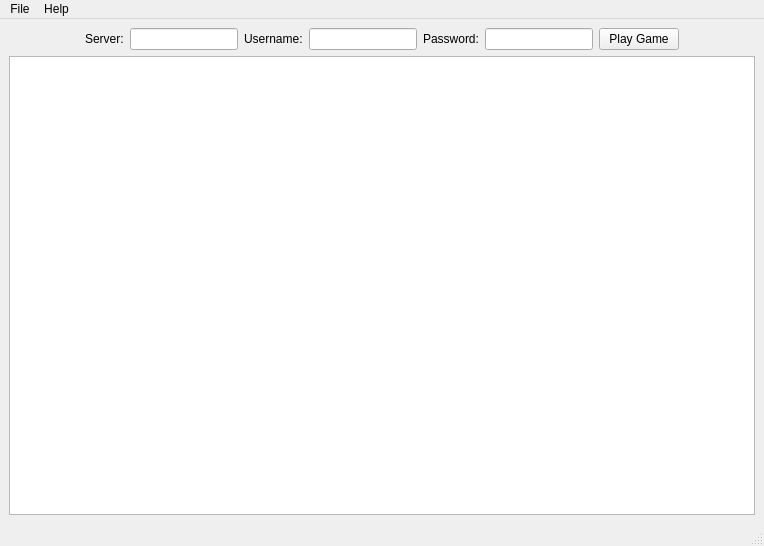
<?xml version="1.0" encoding="UTF-8"?>
<ui version="4.0">
 <class>MainWindow</class>
 <widget class="QMainWindow" name="MainWindow">
  <property name="geometry">
   <rect>
    <x>0</x>
    <y>0</y>
    <width>764</width>
    <height>546</height>
   </rect>
  </property>
  <property name="windowTitle">
   <string>MainWindow</string>
  </property>
  <widget class="QWidget" name="centralwidget">
   <layout class="QVBoxLayout" name="verticalLayout">
    <item>
     <layout class="QHBoxLayout" name="horizontalLayout">
      <item>
       <spacer name="horizontalSpacer">
        <property name="orientation">
         <enum>Qt::Horizontal</enum>
        </property>
        <property name="sizeHint" stdset="0">
         <size>
          <width>40</width>
          <height>20</height>
         </size>
        </property>
       </spacer>
      </item>
      <item>
       <widget class="QLabel" name="label_3">
        <property name="text">
         <string>Server:</string>
        </property>
       </widget>
      </item>
      <item>
       <widget class="QLineEdit" name="serverLineEdit"/>
      </item>
      <item>
       <widget class="QLabel" name="label">
        <property name="text">
         <string>Username:</string>
        </property>
       </widget>
      </item>
      <item>
       <widget class="QLineEdit" name="usernameLineEdit"/>
      </item>
      <item>
       <widget class="QLabel" name="label_2">
        <property name="text">
         <string>Password:</string>
        </property>
       </widget>
      </item>
      <item>
       <widget class="QLineEdit" name="passwordLineEdit">
        <property name="echoMode">
         <enum>QLineEdit::Password</enum>
        </property>
       </widget>
      </item>
      <item>
       <widget class="QPushButton" name="playGamePushButton">
        <property name="text">
         <string>Play Game</string>
        </property>
       </widget>
      </item>
      <item>
       <spacer name="horizontalSpacer_2">
        <property name="orientation">
         <enum>Qt::Horizontal</enum>
        </property>
        <property name="sizeHint" stdset="0">
         <size>
          <width>40</width>
          <height>20</height>
         </size>
        </property>
       </spacer>
      </item>
     </layout>
    </item>
    <item>
     <widget class="QTextEdit" name="gameDebugTextEdit"/>
    </item>
   </layout>
  </widget>
  <widget class="QMenuBar" name="menubar">
   <property name="geometry">
    <rect>
     <x>0</x>
     <y>0</y>
     <width>764</width>
     <height>23</height>
    </rect>
   </property>
   <widget class="QMenu" name="menuFile">
    <property name="title">
     <string>File</string>
    </property>
    <addaction name="actionOpen"/>
    <addaction name="separator"/>
    <addaction name="actionQuit"/>
   </widget>
   <widget class="QMenu" name="menuHelp">
    <property name="title">
     <string>Help</string>
    </property>
    <addaction name="actionComing_Soon"/>
   </widget>
   <addaction name="menuFile"/>
   <addaction name="menuHelp"/>
  </widget>
  <widget class="QStatusBar" name="statusbar"/>
  <action name="actionQuit">
   <property name="text">
    <string>Quit</string>
   </property>
  </action>
  <action name="actionOpen">
   <property name="text">
    <string>Open</string>
   </property>
  </action>
  <action name="actionConnect">
   <property name="text">
    <string>Connect...</string>
   </property>
  </action>
  <action name="actionComing_Soon">
   <property name="text">
    <string>Coming Soon...</string>
   </property>
  </action>
 </widget>
 <resources/>
 <connections/>
</ui>
